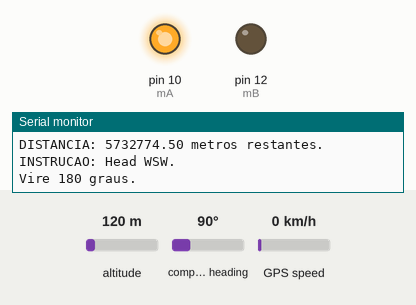
The sketch below on a simulated Arduino Uno, built with avr-gcc and run on an emulated ATmega328P. Shown: output pins drawn as LEDs (lit = HIGH), the last lines printed to the serial monitor. Dashed ring = blinking. The inputs (shaded band) are chosen by the test bench; at power-on: compass heading 90°, GPS speed 0 km/h, altitude 120 m. The GPS gets a fix after 3 s at 37.7749, -122.4194 with 8 satellites.

Above: at 1.2 s.
1.3 s: compass heading set to 180°
At 1.9 s:
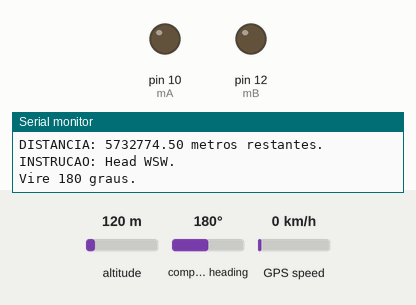
At 3.3 s:
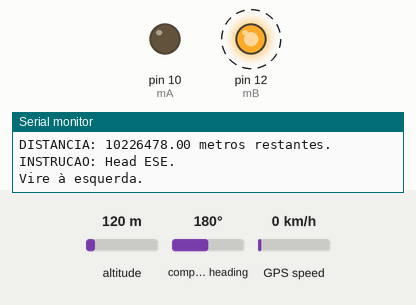
5.6 s: GPS speed set to 2 km/h
Timing chart, 0 to 15.1 s (numbered marks = the images above; inputs shaded):
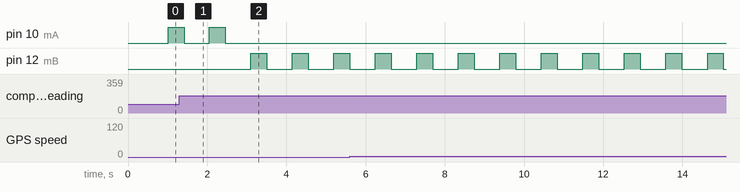

Measured:
- after the input at 1.3 s, pin 10 (mA): goes on until 2.5 s, then stays LOW; pin 12 (mB): alternates HIGH for 0.40 s and LOW for 0.65 s, starting after 1.8 s

The sketch:

sketch_gps_mult_waypts.ino
```cpp
#include "TinyGPS++.h"
#include <SoftwareSerial.h>

static const int RXPin = 6, TXPin = 7;
static const uint32_t GPSBaud = 38400;

TinyGPSPlus gps;
SoftwareSerial ss(RXPin,TXPin);
int wpt = 0; // define variavel wpt e seta valor igual a zero para ela
double dest_latitude; // define variavel flutuante para latitude de destino
double dest_longitude; // define variavel flutuante para longitude de destino */
unsigned long lastUpdateTime = 0;
int WPT_RANGE = 3; // define alcance que o carro tem que estar (em metros) para avançar para próximo destino
int mA = 10;
int mB = 12;


void setup() {
  Serial.begin(115200);
  ss.begin(GPSBaud);
  pinMode(mA,OUTPUT);
  pinMode(mB,OUTPUT);
}

void loop() {
  WayPts();
  // Enquanto chegarem dados no GPS,
  // enviar para o tratamento via biblio TinyGPS++
  while (ss.available() > 0)
    gps.encode(ss.read());

  // Update de coordenadas a cada 1 segundos.
  if (millis() - lastUpdateTime >= 1000)
  {
    lastUpdateTime = millis();
    Serial.println();

    // Estabelecendo status atual
    double distanceToDestination = TinyGPSPlus::distanceBetween(gps.location.lat(), gps.location.lng(), dest_latitude, dest_longitude);
    double courseToDestination = TinyGPSPlus::courseTo(gps.location.lat(), gps.location.lng(), dest_latitude, dest_longitude);
    const char *directionToDestination = TinyGPSPlus::cardinal(courseToDestination);
    int courseChangeNeeded = (int)(360 + courseToDestination - gps.course.deg()) % 360;

    // debug
    Serial.print("DEBUG: Course2Dest: ");
    Serial.print(courseToDestination);
    Serial.print("  CurCourse: ");
    Serial.print(gps.course.deg());
    Serial.print("  Dir2Dest: ");
    Serial.print(directionToDestination);
    Serial.print("  RelCourse: ");
    Serial.print(courseChangeNeeded);
    Serial.print("  CurSpd: ");
    Serial.println(gps.speed.kmph());

    float l = gps.location.lat();
    Serial.println();
    Serial.print("Lat: "); Serial.print(l,6); Serial.print("  Lon: "); Serial.println(gps.location.lng());
    Serial.print("Ang. atual: "); Serial.println(atan2(gps.location.lat(), gps.location.lng())*180/M_PI);

   /*
    // Se distância do veiculo é menor que X metros, fim do percurso
    if (distanceToDestination <= 5.0)
    {
      Serial.println("Fim do percurso!");
      para();
      exit(1);
    }
*/

    Serial.print("DISTANCIA: ");
    Serial.print(distanceToDestination);
    Serial.println(" metros restantes.");
    Serial.print("INSTRUCAO: ");

    // Se parado, indicar direção onde ir.
    if (gps.speed.kmph() < 0.5)
    {
      Serial.print("Head ");
      Serial.print(directionToDestination);
      Serial.println(".");
      //return;
    }

    if (courseChangeNeeded >= 345 || courseChangeNeeded < 15)
    {
      Serial.println("Continue em frente!");
      drive_forward();
    }
    else if (courseChangeNeeded >= 315 && courseChangeNeeded < 345)
    {
      Serial.println("Estercar ligeiramente para esquerda.");
      left();
    }
    else if (courseChangeNeeded >= 15 && courseChangeNeeded < 45)
    {
      Serial.println("Estercar ligeiramente para direita.");
      right();
    }
    else if (courseChangeNeeded >= 255 && courseChangeNeeded < 315)
    {
      Serial.println("Vire à esquerda.");
      left();
    }
    else if (courseChangeNeeded >= 45 && courseChangeNeeded < 105)
    {
      Serial.println("Vire à direita.");
      right();
    }
    else
    {
      Serial.println("Vire 180 graus.");
      right();
    }
  }
}

void WayPts () {
/* DEFINIR COORDENADAS DE GPS AQUI */
switch(wpt) {
    case 0:
      dest_latitude = -21.981028;
      dest_longitude = -47.878767;
      break;
    case 1:
      dest_latitude = -21.980925;
      dest_longitude = -47.878908;
      break;
    case 2:
      dest_latitude = -21.980731;
      dest_longitude = -47.878936;
      break;
    case 3:
      dest_latitude = -21.980567;
      dest_longitude = -47.878969;
      break;
    case 4:
      dest_latitude = -21.980339;
      dest_longitude = -47.878975;
      break;
    case 5:
      dest_latitude = -21.980272;
      dest_longitude = -47.879039;
      break;
    case 6:
      dest_latitude = -21.980253;
      dest_longitude = -47.879411;
      break;
    case 7:
      dest_latitude = -21.980339;
      dest_longitude = -47.879514;
      break;
    case 8:
      dest_latitude = -21.980594;
      dest_longitude = -47.879511;
      break;
    default:
      dest_latitude = -21.981028;
      dest_longitude = -47.878767;
      break;
  }
double distanceToDestination = TinyGPSPlus::distanceBetween(gps.location.lat(), gps.location.lng(), dest_latitude, dest_longitude);
  if (distanceToDestination < WPT_RANGE)
  {
    wpt++; // IMPORTANTE - muda para proxima coordenada
  }
}

void drive_forward(){
digitalWrite(mA, LOW);
digitalWrite(mB, LOW);
delay(25);
}

void para(){
digitalWrite(mA, HIGH);
digitalWrite(mB, HIGH);
delay(25);
}

void right(){
  digitalWrite(mA, HIGH);
  digitalWrite(mB, LOW);
  delay(400);
  digitalWrite(mA, LOW);
  digitalWrite(mB, LOW);
  delay(600);
}
void left(){
  digitalWrite(mA, LOW);
  digitalWrite(mB, HIGH);
  delay(400);
  digitalWrite(mA, LOW);
  digitalWrite(mB, LOW);
  delay(600);
}
```
